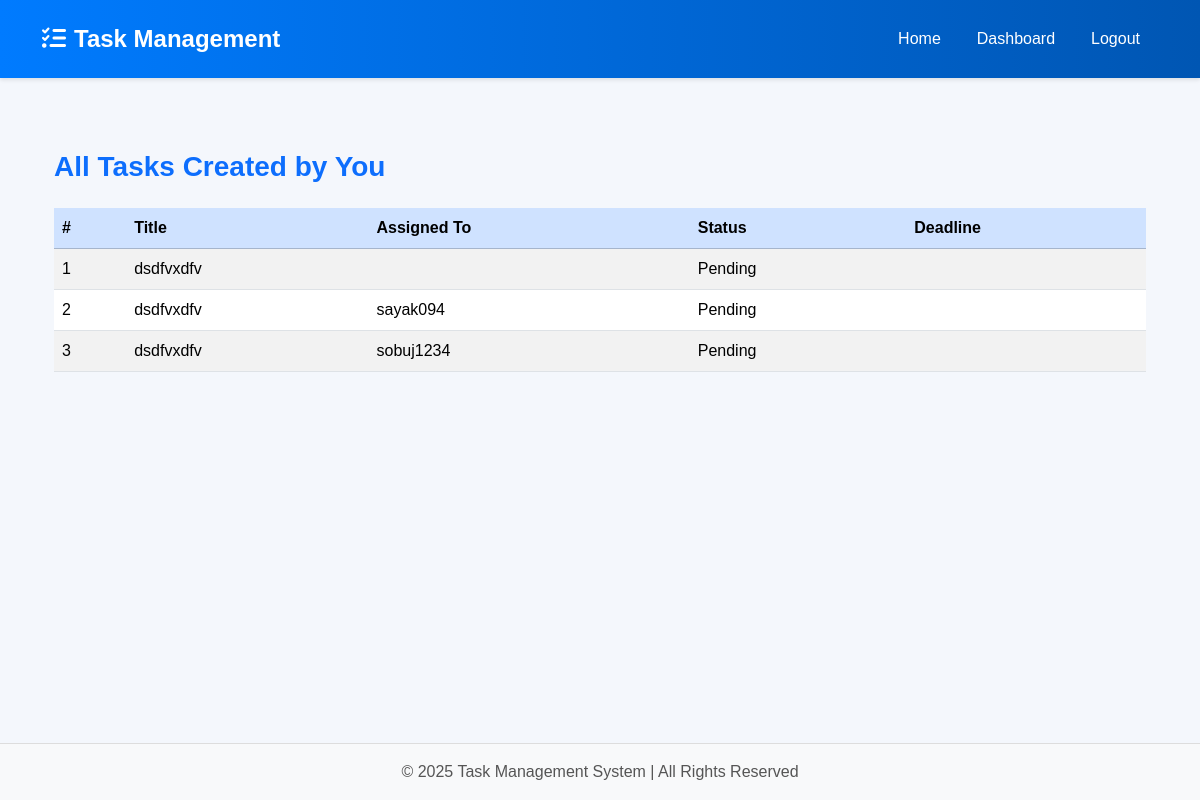
The page /teacher/tasks/ (signed in) on the database its author committed.
### tasks/models.py (models this page shows, shortened)
class Task(models.Model):
    title = models.CharField(max_length=255)
    description = models.TextField(blank=True, null=True)
    assigned_to = models.ForeignKey(
        settings.AUTH_USER_MODEL,
        on_delete=models.SET_NULL,
        null=True,
        blank=True,
        related_name="assigned_tasks",
    )
    created_by = models.ForeignKey(
        settings.AUTH_USER_MODEL,
        on_delete=models.CASCADE,
        related_name="created_tasks",
    )
    status = models.CharField(
        max_length=20,
        choices=[
            ("Pending", "Pending"),
            ("In Progress", "In Progress"),
            ("Completed", "Completed"),
        ],
        default="Pending",
    )
    due_date = models.DateField(null=True, blank=True)
    task_type = models.CharField(max_length=50, blank=True, null=True)
    attachment = models.FileField(upload_to="task_attachments/", blank=True, null=True)
    created_at = models.DateTimeField(auto_now_add=True)

class CustomUser(AbstractUser):
    ROLE_CHOICES = [
        ("Admin", "Admin"),
        ("Teacher", "Teacher"),
        ("Student", "Student"),
    ]
    role = models.CharField(max_length=20, choices=ROLE_CHOICES, default="Student")
    otp = models.CharField(max_length=6, blank=True, null=True)
    otp_created_at = models.DateTimeField(blank=True, null=True)
    class Meta:
        permissions = [
            ("manage_users", "Can manage user accounts"),
            ("assign_roles", "Can assign roles to users"),
            ("view_all_tasks", "Can view all tasks in the system"),
        ]

### tasks/views.py (the view)
# urls.py: path("teacher/tasks/", views.teacher_tasks, name="teacher_tasks"),
@login_required
def teacher_tasks(request):
    tasks = Task.objects.filter(created_by=request.user)
    return render(request, "tasks/teacher_tasks.html", {"tasks": tasks})

### tasks/templates/tasks/teacher_tasks.html (shortened to what this page needs)
{% extends 'tasks/base.html' %}
{% block content %}
<div class="container mt-4">
  <h3 class="mb-4 text-primary">All Tasks Created by You</h3>
  <table class="table table-striped">
    <thead class="table-primary">
      <tr>
        <th>#</th>
        <th>Title</th>
        <th>Assigned To</th>
        <th>Status</th>
        <th>Deadline</th>
      </tr>
    </thead>
    <tbody>
      {% for task in tasks %}
      <tr>
        <td>{{ forloop.counter }}</td>
        <td>{{ task.title }}</td>
        <td>{{ task.assigned_to.username }}</td>
        <td>{{ task.status }}</td>
        <td>{{ task.deadline|date:"Y-m-d" }}</td>
      </tr>
      {% empty %}
      <tr>
        <td colspan="5" class="text-center text-muted">No tasks found.</td>
      </tr>
      {% endfor %}
    </tbody>
  </table>
</div>
{% endblock %}

### tasks/static/tasks/css/style.css (style rules this page uses)
body { font-family: "Poppins", sans-serif; background-color: #f4f7fc; color: #333; min-height: 100vh; display: flex; flex-direction: column; }
h1, h2, h3, h4, h5, h6 { font-weight: 600; color: #2d3748; }

### rows shown on the page
Task: title "dsdfvxdfv", status "Pending"
Task: title "dsdfvxdfv", assigned_to.username "sayak094", status "Pending"
Task: title "dsdfvxdfv", assigned_to.username "sobuj1234", status "Pending"
